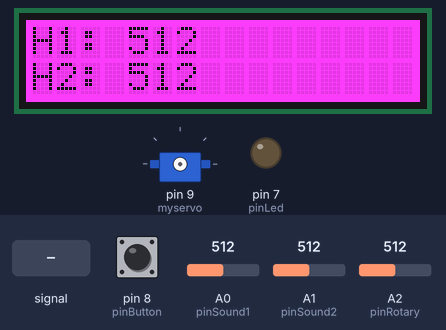
Recording of a sketch running on a simulated Arduino Uno, built with avr-gcc and run on an emulated ATmega328P. On the bench: 16×2 character LCD, servo, output pins drawn as LEDs (lit = HIGH). Inputs (shaded band) come from the test bench; at power-on: pin 8 (pinButton) LOW, A2 (pinRotary) = 512, A1 (pinSound2) = 512, A0 (pinSound1) = 512.

Above: at 1.2 s.
1.3 s: A0 (pinSound1) fed a 200 Hz sine of ±81 counts around its level
At 1.7 s:
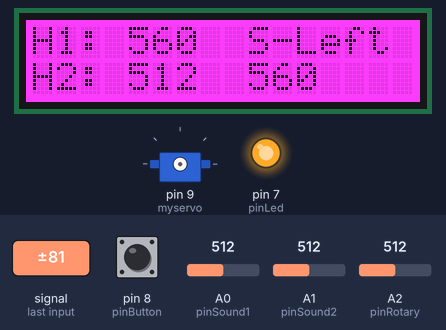
3.9 s: A1 (pinSound2) fed a 1000 Hz sine of ±255 counts around its level
At 4.5 s:
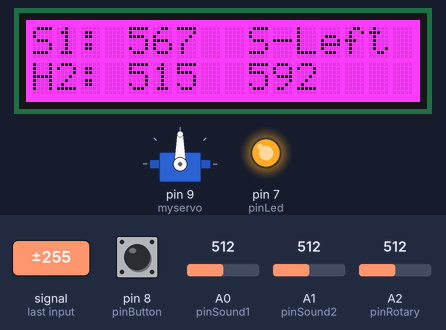
6.9 s: pin 8 (pinButton) pulled HIGH for 1 s
At 7.8 s:
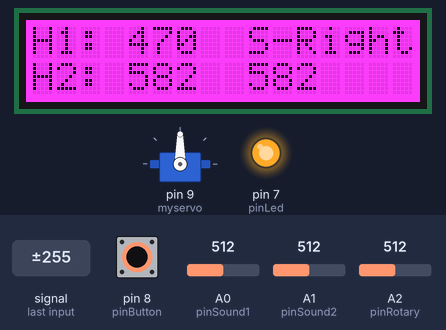
10.0 s: A2 (pinRotary) set to 447
At 12.2 s:
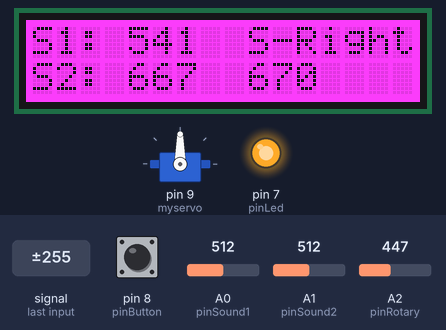
13.0 s: A2 (pinRotary) set to 416
14.5 s: A1 (pinSound2) set to 900
At 14.9 s:
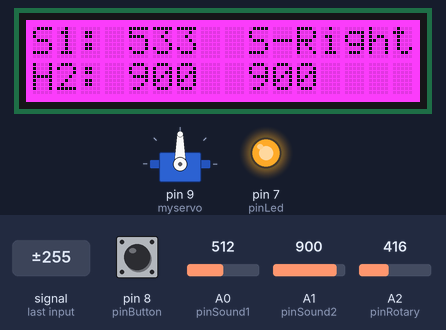
Timing chart, 0 to 17.5 s (numbered marks = the images above; inputs shaded):
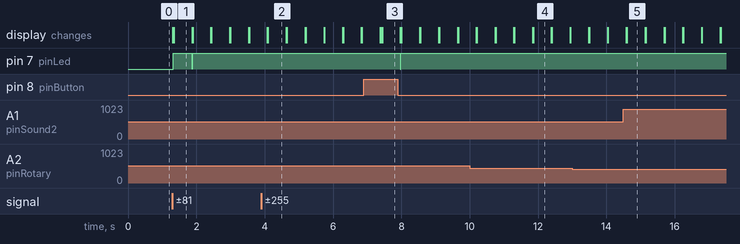

Measured:
- after the input at 1.3 s, pin 7 (pinLed): LOW → HIGH at once, → LOW 0.55 s later, → HIGH 0.01 s later; the display: first changes at once (image 1 shows a later state)
- after the input at 3.9 s, the display: first differs from a run without the input after 0.19 s (image 2)
- after the input at 6.9 s, pin 7 (pinLed): HIGH → LOW after 1.1 s, → HIGH 0.02 s later; the display: first differs from a run without the input after 0.53 s (image 3)
- after the input at 14.5 s, the display: first differs from a run without the input after 0.10 s (image 5)
- what the display in image 1 shows lasts 0.6 s, from 1.3 s to 1.9 s

The sketch:

soundDetectAndPrint.ino
```cpp
// demo of Starter Kit V2.0 - Grove Sound Sensor
// when sound larger than a certain value, led will on
#include <Wire.h>
#include <Servo.h>
#include "rgb_lcd.h"

Servo myservo;

const int pinButton = 8;                // pin of reset button (digital)
const int pinRotary = A2;

const int pinSound1 = A0;               // pin of Sound Sensor 1 (analog)
const int pinSound2 = A1;               // pin of sound sensor 2 (analog)
const int pinLed   = 7;                // pin of LED (digital)

int thresholdValue = 400;                 // the threshold to turn on or off the LED

//used to display the highest value each sensor has recorded
int sensorOneHigh = 0;
int sensorTwoHigh = 0;

/**
    Old stuff used to display helpful information
    probably not necessary anymore though might be later
    for fine tuning the sound sensor threshold
**/
//int sensorOneAvg = 0;
//int sensorOneSum = 0;

//int sensorTwoAvg = 0;
//int sensorTwoSum = 0;

//int recordings = 0;

rgb_lcd lcd;                //lcd object

//decides to color of the lcd
const int colorR = 255;
const int colorG = 0;
const int colorB = 255;

void setup()
{
    pinMode(pinLed, OUTPUT);            //set the LED on Digital 12 as an OUTPUT
    pinMode(pinButton, INPUT);          //set thee button on digital 8 is an input
    pinMode(pinRotary, INPUT);

    //myservo.attach(9);
    //myservo.write(90);
    //myservo.detach();


    lcd.begin(16, 2);                   //turns on the LCD screen and determines number of columns and rows
    lcd.setRGB(colorR, colorG, colorB); //sets the color of the LCD to that of the colors declared earlier
}

void loop()
{
    int sensorValue = analogRead(pinSound1);   //read the sensorValue on Analog 0
    int sensorValue2 = analogRead(pinSound2);   //read the sensorValue on Analog 1

    int calibratedThreshold = thresholdValue + rotaryAdjustThreshold();

    //Turns on the servo (turning it to low probably turns it off and stops the jittering i might be an idiot)
    //analogWrite(pinServo, HIGH);
    //myservo.write(90);
    //This just checks if the current sound recorded is higher than teh previous one, if so update sensorOneHigh
    if(sensorValue > sensorOneHigh)
    {
      sensorOneHigh = sensorValue;
      writeSensor1High(sensorOneHigh);
    }

    //This just checks if the current sound recorded is higher than teh previous one, if so update sensorOneHigh
    if(sensorValue2 > sensorTwoHigh)
    {
      sensorTwoHigh = sensorValue2;
      writeSensor2High(sensorTwoHigh);
    }


    //recordings++;             Was used in determining the average sound in a room

    //Was used to keep and up to date number for the total sum and use that for determining the average
    //sensorOneSum += sensorValue;
    //sensorTwoSum += sensorValue2;

    //detemines the average - not used anymore due to weird issues i didn't want to solve - not sure how much it helped anyway
    //sensorOneAvg = sensorOneSum/recordings;
    //sensorTwoAvg = sensorTwoSum/recordings;


    if(sensorValue > calibratedThreshold){           //checks if a recorded sound from mic 1 exceeds the target threshold
      turnOnLED();                              //turns on the LED indicator
      leftVRight(sensorValue, sensorValue2);    //takes the sound level from each mic and will determine which side was louder as a rudimentary directional test
      adjustServo(sensorValue, sensorValue2);
    }
    else if(sensorValue2 > calibratedThreshold)      //checks if a recorded sound from mic 2 exceeds the target threshold
    {
      turnOnLED();                              //turns on the LED indicator
      leftVRight(sensorValue, sensorValue2);    //takes the sound level from each mic and will determine which side was louder as a rudimentary directional test
      adjustServo(sensorValue, sensorValue2);
    }
    else                                        //if no sound exceeds the threshold value do something
    {
      turnOffLED();                             //turn off LED indicator
    }


    //writeSensor1High(sensorOneHigh);            //Calls a function to write the highest recorded sound from sensor 2 to the lcd
    //writeSensor2High(sensorTwoHigh);            //Calls a function to write the highest recorded sound from sensor 2 to the lcd

    /**
        Left over stuff from dusplaying the average and current sound level
        currently unneeded in current testing but might be useful again in the future
    **/
    //writeSensor1Current(sensorValue);
    //writeSensor1Average(sensorOneAvg);

    //writeSensor2Current(sensorValue2);
    //writeSensor2Average(sensorTwoAvg);


    //reads the current state of the button
    if(digitalRead(pinButton))              //if the button is pushed then do something
    {
      digitalWrite(pinLed, HIGH);           // turn on the lED

      reset();                              // calls a function to reset the experiment
    }


}

/*
 *
 *  Start of functions
 *
 *
 *
*/

/*
 * Data Based Functions
 * 1. Rests the data for another test
*/

//resets data for anopther test
void reset()
{
  sensorOneHigh = 0;
  sensorTwoHigh = 0;
  /*
   * Old stuff from previous testing that isn't needed for now but might be in the future
  sensorOneSum = 0;
  sensorTwoSum = 0;
  sensorOneAvg = 0;
  sensorTwoAvg = 0;
  recordings = 0;
  */
}

int largerNumber(int numberOne, int numberTwo)
{
  if(numberOne>numberTwo)
  {
    return numberOne;
  }
  else
  {
    return numberTwo;
  }
}

int smallerNumber(int numberOne, int numberTwo)
{
  if(numberOne<numberTwo)
  {
    return -numberOne;
  }
  else
  {
    return numberTwo;
  }
}

/*
 * Sound Related Functions
 * 1. Determines if sound was heard from the left or right of the device
*/

//takes in 2 ints and compares them - just a rudimentary algorithm to check where the sound came from, def a placeholder
void leftVRight(int sensorValue, int sensorValue2)
{
  int largerNumber = 0;                         //variable to hold which the larger number

  if(sensorValue > sensorValue2)                //checks if sensor 1 is larger than sensor 2
  {
    largerNumber = sensorValue;                 //sets greater to be equal to sensor
    lcd.setCursor(9, 0);                        //sets cursor location to position 9 on the first row of the lcd
    lcd.print("S-Left");                        //prints some ui information that tells the user the sound came from the left
  }
  else if( sensorValue2 > sensorValue)          //checks if sensor 2 is larger than sensor 1
  {
    largerNumber = sensorValue2;                //sets grater to be equal to sensor
    lcd.setCursor(9, 0);                        //sets the cursor location to position 9 on the first row of the lcd
    lcd.print("S-Right");                       //prints some ui information that tells the user the sound came from the right
  }

  //needs to be made into its own function and put in the lcd related functions section
  lcd.setCursor(9, 1);                          //sets the cursor to position 9 on the second row
  lcd.print(largerNumber);                      //prints whichever number was larger
  delay(500);                                   //delays the program so user can read the data - needs to be increased
  lcd.setCursor(9,0);                                  //clears lcd so info doesnt stay there and get confuesd with future tests
  lcd.print("       ");
  lcd.setCursor(9, 1);
  lcd.print("       ");
}


/*
 * Servo Related Functions
 * 1. Turns the direction of the main servo
 *
*/
void adjustServo(int sensorValue, int sensorValue2)
{
  float ratio = 0.0;                                          //ratio of the sensor values
  float angle = 0.0;                                          //angle of the servo arm
  float firstThing = 0.0;
  float secondThing = 0.0;

  lcd.clear();

  myservo.attach(9);

  writeSensor1Value(sensorValue);
  writeSensor2Value(sensorValue2);

  ratio = (float)smallerNumber(sensorValue, sensorValue2)/(float)largerNumber(sensorValue, sensorValue2);                             //determines the ratio by taking the seonc d senso divided by the first

  //angle = 90;
  //+ (90*(1-ratio));

  //angle = (ratio * 90);                                       //multiplies the ratio by 90 to give the new angle of servo

  //myservo.write(angle);

  writeServoPosition();

  myservo.detach();
}

/*
 * Rotary Related Functions
 *
 */

int rotaryAdjustThreshold()
{

  return map(analogRead(pinRotary), 0, 1023, 0, 300);
}
/*
 * LED Based Functions
 * 1. Turn on the LED
 * 2. Turn off the LED
 */
//function that turns on the led
void turnOnLED()
{
  digitalWrite(pinLed,HIGH);                        //turns on the led
}
//function that turns off the led
void turnOffLED()
{
  digitalWrite(pinLed,LOW);                         //turns off the led
}


/*
 * LCD Based Functions
 * 1. Write the high of sensor 1 to the LCD
 * 2. Write the high of sensor 2 to the LCD
*/
//function to write the highest recorded sound of sensor 1, takes in an int as an argument
void writeSensor1High(int sensorOneHigh){
  lcd.setCursor(0, 0);                              //sets the cursor of the lcd to the first spot of the first row
  lcd.print("H1: ");                                //just some user info tag the information
  lcd.print(sensorOneHigh);                         //prints the int passed to the function
}
//function to write the highest recorded sound of sensor 2, takes in an int as an argument
void writeSensor2High(int sensorTwoHigh){
  lcd.setCursor(0, 1);                              //sets the cursor of the lcd to the first spot of the second row
  lcd.print("H2: ");                                //just some user info top tag the information
  lcd.print(sensorTwoHigh);                         //prints the int passed to the function
}
//function to write the current value of sensor 1 on the lcd
void writeSensor1Value(int sensorValue)
{
  lcd.setCursor(0,0);
  lcd.print("S1: ");
  lcd.print(sensorValue);
}
//function to write teh current value of senso 2 on the lcd
void writeSensor2Value(int sensorValue2)
{
  lcd.setCursor(0,1);
  lcd.print("S2: ");
  lcd.print(sensorValue2);
}
//fuction to print servo position in degrees
void writeServoPosition()
{
  lcd.setCursor(9, 1);
  lcd.print(myservo.read());
}

void writeRotaryAngle()
{
  lcd.setCursor(0, 0);
  lcd.print("      ");
  lcd.setCursor(0, 0);
  lcd.print(analogRead(pinRotary));
}
/*
 * Old functions that write the current sound level and average for each mic onto the lcd screen
 * they've been phased out as they currently aren't needed but I'm keeping them here for possible
 * future use
 *
void writeSensor1Current(int sensorValue)
{
  lcd.setCursor(0, 0);
  lcd.print("SO");
  lcd.print(sensorValue);
}
void writeSensor1Average(int sensorOneAvg){
  lcd.setCursor(11, 0);
  lcd.print(" A");
  lcd.print(sensorOneAvg);
}
void writeSensor2Current(int sensorValue2){
  lcd.setCursor(0, 1);
  lcd.print("ST");
  lcd.print(sensorValue2);
}
void writeSensor2Average(int SensorTwoAvg){
  lcd.setCursor(11, 1);
  lcd.print(" A");
  lcd.print(sensorTwoAvg);
}
*/
```
